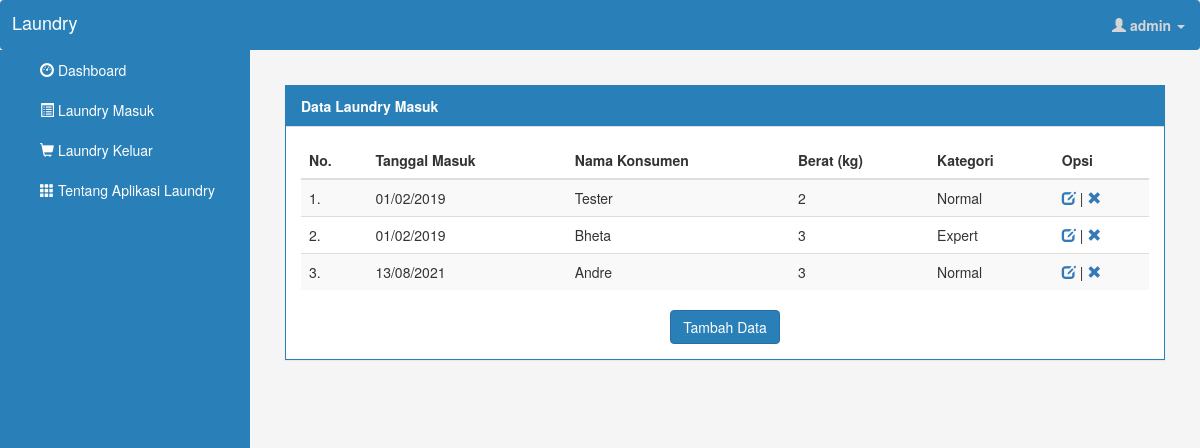
Screenshot of /laundry-masuk/index.php (signed in) with the database file from the repository.
### tables this page shows
CREATE TABLE `transaksi` (
  `id` int(11) NOT NULL,
  `masuk` date NOT NULL,
  `keluar` date NOT NULL,
  `nama_konsumen` varchar(25) NOT NULL,
  `berat` int(11) NOT NULL,
  `kategori` varchar(25) NOT NULL,
  `status` varchar(20) DEFAULT NULL,
  `diambil` date DEFAULT NULL,
  `harga_satuan` int(11) NOT NULL,
  `harga_total` int(11) NOT NULL
);

### laundry-masuk/functions.php (called while the page is built, shortened)
<?php
    require('../koneksi.php');
    function tampil($query) {
        global $conn;
        $result = mysqli_query($conn, $query);
        $rows = [];
        while($row = mysqli_fetch_assoc($result)) {
            $rows[] = $row;
        }
        return $rows;
    }
?>

### laundry-masuk/index.php (the view, shortened to what this page needs)
<?php
    require 'functions.php';
    $enters = tampil("SELECT * FROM transaksi");
    include ('../view/header.php');
?>
<div id="page-content-wrapper">
    <div class="container-fluid">
        <div class="row">
            <div class="col-lg-12">
                <div class="panel panel-default">
                    <div class="panel-heading">Data Laundry Masuk</div>
                    <div class="panel-body">
                        <table class="table table-striped table-responsive">
                            <thead>
                                <tr>
                                    <th>No.</th>
                                    <th>Tanggal Masuk</th>
                                    <th>Nama Konsumen</th>
                                    <th>Berat (kg)</th>
                                    <th>Kategori</th>
                                    <th>Opsi</th>
                                </tr>
                            </thead>
                            <tbody>
                                <?php $no = 1; ?>
                                <?php foreach ($enters as $enter) : ?>
                                <tr>
                                    <td><?= $no; ?>.</td>
                                    <?php
                                        $masuk = $enter['masuk'];
                                        $date = date_create("$masuk");
                                    ?>
                                    <td><?= date_format($date,"d/m/Y"); ?></td>
                                    <td><?= $enter["nama_konsumen"] ?></td>
                                    <td><?= $enter["berat"] ?></td>
                                    <td><?= $enter["kategori"] ?></td>
                                    <td><a href="ubah.php?id=<?= $enter["id"]; ?>"><span class="glyphicon glyphicon-edit" title="Edit Data"></span></a> | <a href="hapus.php?id=<?= $enter["id"]; ?>"><span class="glyphicon glyphicon-remove" title="Hapus Data" onclick="return confirm('Yakin?')"></span></a></td>
                                </tr>
                                <?php $no++; ?>
                                <?php endforeach; ?>
                            </tbody>
                        </table>
                        <div class="text-center">
                            <a href="tambah.php"><button type="button" class="btn btn-primary">Tambah Data</button></a>
                        </div>
                    </div>
                </div>
            </div>
        </div>
    </div>
</div>
<?php
    include('../view/footer.php');
?>

### view/header.php (shortened to what this page needs)
<!doctype html>
    <html lang="en">
    <head>
        <link rel="stylesheet" href="../css/bootstrap.min.css">
        <link rel="stylesheet" href="../css/main.css">
        <link rel="stylesheet" href="../css/sidebar.css">
    </head>
    <body>
        <?php include('navbar.php'); ?>
        <div id="wrapper">
            <?php include('sidebar.php'); ?>

### view/navbar.php (shortened to what this page needs)
<nav class="navbar navbar-inverse">
    <div class="container-fluid">
        <div class="navbar-header">
            <a class="navbar-brand" href="#menu-toggle" id="menu-toggle">Laundry</a>
        </div>
        <ul class="nav navbar-nav navbar-right">
            <li class="dropdown">
                <a class="dropdown-toggle" data-toggle="dropdown" href="#">
                    <span class="glyphicon glyphicon-user"></span>
                    <b>
                        <?php echo $_SESSION["user"];?>
                    </b>
                    <span class="caret"></span>
                </a>
            </li>
        </ul>
    </div>
</nav>

### view/sidebar.php
<div id="sidebar-wrapper">
    <ul class="sidebar-nav">
        <li>
            <a href="../index.php"><span class="glyphicon glyphicon-dashboard"></span> Dashboard</a>
        </li>
        <li>
            <a href="../laundry-masuk"><span class="glyphicon glyphicon-list-alt"></span> Laundry Masuk</a>
        </li>
        <li>
            <a href="../laundry-keluar"><span class="glyphicon glyphicon-shopping-cart"></span> Laundry Keluar</a>
        </li>
        <li>
            <a href="../tentang"><span class="glyphicon glyphicon-th"></span> Tentang Aplikasi Laundry</a>
        </li>
    </ul>
</div>

### view/footer.php (shortened to what this page needs)
        </div>
    </body>
</html>

### css/main.css (style rules this page uses)
body { background: #F5F5F5; }
.navbar { margin-bottom: 0; background-color: #2980b9; border: 0; }
.navbar .navbar-brand { color: #fff !important; padding: 12px; }
.navbar li a { color: #d5d5d5 !important; }
.panel { margin-top: 15px; border: 1px solid #2980b9; border-radius: 0; transition: box-shadow 0.5s; }
.panel-heading { color: #fff !important; font-weight: bold; background-color: #2980b9 !important; border-bottom: 1px solid transparent; border-top-left-radius: 0px; border-top-right-radius: 0px; border-bottom-left-radius: 0px; border-bottom-right-radius: 0px; }
.panel-body .btn { background-color: #2980b9; color: #fff; }

### css/sidebar.css (style rules this page uses)
#wrapper { padding-left: 0; -webkit-transition: all 0.5s ease; -moz-transition: all 0.5s ease; -o-transition: all 0.5s ease; transition: all 0.5s ease; }
#sidebar-wrapper { z-index: 1000; position: fixed; left: 250px; width: 0; height: 100%; margin-left: -250px; overflow-y: auto; background: #2980b9; -webkit-transition: all 0.5s ease; -moz-transition: all 0.5s ease; -o-transition: all 0.5s ease; transition: all 0.5s ease; }
#page-content-wrapper { width: 100%; position: absolute; padding: 15px; }
.sidebar-nav { position: absolute; top: 0; width: 250px; margin: 0; padding: 0; list-style: none; }
.sidebar-nav li { text-indent: 20px; line-height: 40px; }
.sidebar-nav li a { display: block; text-decoration: none; color: #fff; }
@media (min-width:768px) { #wrapper { padding-left: 250px; } }
@media (min-width:768px) { #sidebar-wrapper { width: 250px; } }
@media (min-width:768px) { #page-content-wrapper { padding: 20px; position: relative; } }

### rows the page displays
transaksi: masuk "01/02/2019", nama_konsumen "Tester", berat "2", kategori "Normal"
transaksi: masuk "01/02/2019", nama_konsumen "Bheta", berat "3", kategori "Expert"
transaksi: masuk "13/08/2021", nama_konsumen "Andre", berat "3", kategori "Normal"

### other values shown
$_SESSION["user"] "admin"
